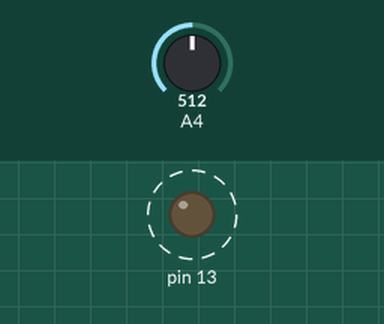
This sketch was run on a simulated Arduino Uno, built with avr-gcc and run on an emulated ATmega328P. Shown: output pins drawn as LEDs (lit = HIGH). Dashed ring = blinking. The test bench sets the inputs (shaded band); at power-on: A4 = 512.

Above: at 1.9 s.
2.0 s: A4 set to 122
At 2.71 s:
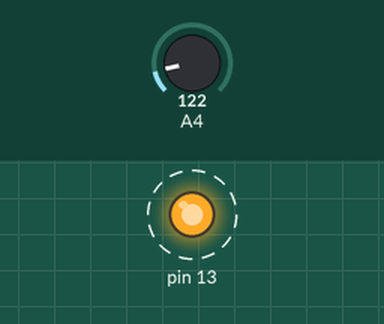
5.5 s: A4 set to 0
At 5.76 s:
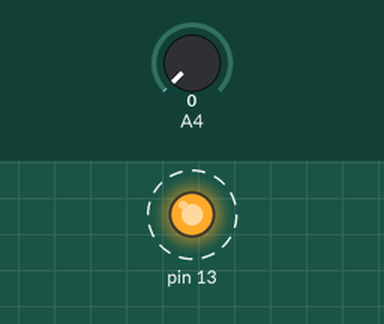
Timing chart, 0 to 15.0 s (numbered marks = the images above; inputs shaded):
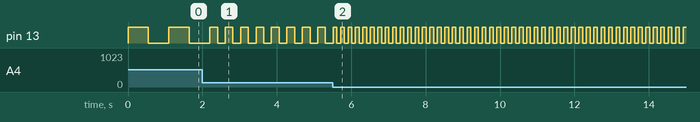

The sketch:

DSM-EJERCICIO2-JMHC.ino
```cpp
void setup() {
  pinMode(13,OUTPUT);

}

void loop() {
  int lectura = analogRead(4);
  lectura = map(lectura, 0, 1023, 100, 1000);
  parpadeo(lectura);


}

void parpadeo(int lectura){
  digitalWrite(13,1);
  delay(lectura);
  digitalWrite(13,0);
  delay(lectura);
}
```

Measured:
- after the input at 2.0 s, pin 13: alternates HIGH for 0.21 s and LOW for 0.21 s, starting after 0.41 s
- after the input at 5.5 s, pin 13: alternates HIGH for 0.10 s and LOW for 0.10 s, starting after 0.11 s
- by itself, pin 13: alternates HIGH for 0.55 s and LOW for 0.55 s
